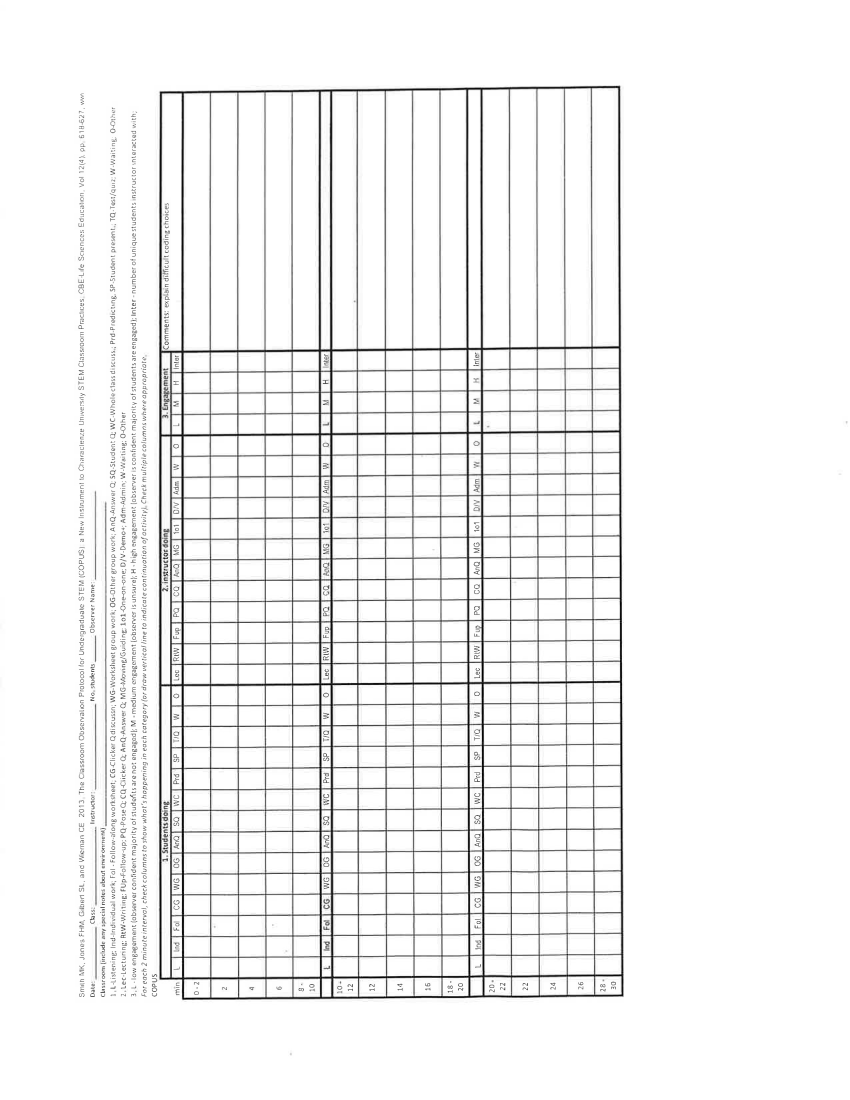
#> input picture scans/converted_png/blank_01_p1.png, 2550 x 3300 px, found by its file name (shown at 1/3 size)
$ python -i image_prep.py   (imports and definitions only)
#> lines starting #> are read from the running program, lines starting #| are printed output that depends on the picture; after the words box and inside, x2 and y2 are one past the last pixel; in counts of white or black regions, pixels touching at a corner belong together
### grid.py
"""Measure a scanned page's grid live: lines, interval rows, page role."""

import cv2
import numpy as np
from layout import COL_LINE_COUNT, ROLE_INTERVALS

# How long the "stick" is: ink shorter than this (text, specks) gets erased,
# longer straight lines stay. (Need tunning)
STICK_LENGTH = 100

# A row (or column) counts as a line if more than this fraction of it is white.
MIN_FILL = 0.3

# Rows/columns this close together belong to the same (thick) line.
MERGE_GAP = 3

def find_lines(binary, direction):
    """Return the positions of the grid lines in one direction.

    binary:    thresholded table(wrapped), ink = white (255)
    direction: "horizontal" -> returns y positions (one per horizontal line)
               "vertical"   -> returns x positions (one per vertical line)
    """

    #---------------erase everything that isn't a long straight line---------------------
    if direction == "horizontal":
        stick = cv2.getStructuringElement(cv2.MORPH_RECT, (STICK_LENGTH, 1)) #stick is the structural element (kernel), it defines the shape of the neighborhood pixel like a tempelate shape.
    else:
        stick = cv2.getStructuringElement(cv2.MORPH_RECT, (1, STICK_LENGTH))

    #Modify the threshold image so that the kernel fit on the line (basicly modifying the image so it only contain the grid line (numpy Array))
    only_lines = cv2.morphologyEx(binary, cv2.MORPH_OPEN, stick)

    #--------------count white pixels in every row (or column)----------------------
    if direction == "horizontal":
        sum_of_white_pixel = only_lines.sum(axis=1) / 255 # calculate the sum of each row
        full_length = binary.shape[1] # Since shape(height, width), and get the table acutal width
    else:
        sum_of_white_pixel = only_lines.sum(axis=0) / 255 # calculate the sum of each column
        full_length = binary.shape[0] # Since shape(height, width), and get the table acutal height

    line_pixels_location = np.where(sum_of_white_pixel > MIN_FILL * full_length)[0] # where return tuple (since only 1 argument pass in).

    # --------------merge neighbours (one thick line -> one position) ----------------

    group_line = [] #a list of list of line
    for p in line_pixels_location:
        # Check if the list is not empty and if the current line belong in a group by checking the difference
        #between the current line with the most recent added line in the most added group [-1][-1] means that.
        if group_line and  p - group_line[-1][-1] <= MERGE_GAP:
            group_line[-1].append(p)  # right next to the previous one: same line
        else:
            group_line.append([p])          # a gap: a new line starts

    # Merge all the group together by finding the average per each group and set it as the pixel location for new lines.
    merged_line = []
    for group in group_line:
        average = np.mean(group)
        rounded = round(average)
        position = int(rounded)
        merged_line.append(position)

    return merged_line


# A row is an interval row (has checkboxes) if its height is between these
# multiples of the median row height. Measured on the blanks: interval rows
# ~90-100 px, header rows ~33-50 px (< 0.7x), Summary box ~700 px (> 1.5x).
TALL_MIN = 0.7
TALL_MAX = 1.5

# [19 lines left out: function tall_rows, not called in this run]

def measure_table(binary):
    """Measure one page's grid: the 3 lists layout.py used to store.

    binary: the warped table after threshold (ink = 255)

    Returns (row_lines, col_lines, interval_rows):
        row_lines      y of every horizontal line, top to bottom
        col_lines      x of every vertical line, left to right
        interval_rows  row numbers of the rows with checkboxes (see tall_rows)
    """
    row_lines = find_lines(binary, "horizontal")
    col_lines = find_lines(binary, "vertical")

    if len(col_lines) != COL_LINE_COUNT:
        raise ValueError(f"found {len(col_lines)} column lines, expected {COL_LINE_COUNT}")

    interval_rows = tall_rows(row_lines)
    return row_lines, col_lines, interval_rows


# The last row is the Summary box (LAST page) if it's this many times taller
# than a normal interval row. Measured: ~7.5x on LAST pages, ~1x on others.
SUMMARY_MIN = 3

# Page 1 (FIRST) has text above the table (Date, Class, code descriptions...).
# Ink fraction above the table: ~0.064 on FIRST pages, ~0.001 on others.
HEADER_MIN_INK = 0.02

# Skip this many pixels right above the table, so the table's own thick top
# border isn't counted as "text above".
HEADER_GAP = 10

# [54 lines left out: functions has_summary, has_header, page_role, not called in this run]


# [20 lines that do not run on import are left out]

### image_prep.py
import cv2
import pymupdf
import numpy as np
from pathlib import Path
from grid import measure_table, page_role

# ---------- Folders and settings ----------

BASE_DIR = Path(__file__).parent              # folder this .py file lives in
SCANS_DIR = BASE_DIR / "scans"                # input scans (PDF / PNG / JPG)
CONVERTED_DIR = SCANS_DIR / "converted_png"   # PDF pages converted to PNG
OUT_DIR = BASE_DIR / "out"                    # debug images, CSVs, etc.

IMAGE_EXTS = {".png", ".jpg", ".jpeg"}        # image types we load directly


# ---------- Helpers ----------

def resolve_path(file_name):
    """Turn a file name into a full path.

    - Just a name ("blank_01.pdf")  -> looked up inside scans/
    - Already a full path           -> used as-is (handy for tests)
    """
    path = Path(file_name)
    if not path.is_absolute():
        path = SCANS_DIR / path
    return path


# ---------- load ----------

# [22 lines left out: function image_converter, not called in this run]


def read_image(path):
    img = cv2.imread(str(path))
    if img is None:
        raise FileNotFoundError(f"Could not load image: {path}")
    return img


def load_pages(file_names):
    """Load any mix of PDFs and images into ONE flat list of pages.

    file_names: a list like ["stack.pdf"] or ["p1.png", "p2.png"]
                (a single name also works)

    Returns a list of (source, image) tuples, in upload order, e.g.
    [("stack.pdf p1", img), ("stack.pdf p2", img), ("x.png", img)]
    """
    # Allow load_pages("blank_01.pdf") as a shortcut for a one-item list
    if isinstance(file_names, (str, Path)):
        file_names = [file_names]

    pages = []

    for file_name in file_names:
        name = Path(file_name).name
        suffix = Path(file_name).suffix.lower()

        if suffix == ".pdf":
            # One PDF can hold many pages -> add each one
            for page_num, png_path in enumerate(image_converter(file_name), start=1):
                pages.append((f"{name} p{page_num}", read_image(png_path)))

        elif suffix in IMAGE_EXTS:
            # An image file is always exactly one page
            pages.append((name, read_image(resolve_path(file_name))))

        else:
            raise ValueError(f"Unsupported file type: {suffix} ({name})")

    return pages


# ---------- grayscale ----------

def to_gray(img):
    """BGR color image (h, w, 3) -> grayscale (h, w)."""
    return cv2.cvtColor(img, cv2.COLOR_BGR2GRAY)


# ---------- rotate upright ----------

def rotate_upright(gray):
    """Rotate a grayscale page so the form reads normally.
    Tall image -> turn 90 degrees.
    More ink in the bottom strip than the top -> upside down -> turn 180.
    """
    h, w = gray.shape

    if h > w:
        gray = cv2.rotate(gray, cv2.ROTATE_90_CLOCKWISE)
        h, w = gray.shape                      # height and width swapped

    strip = h // 7                             # ~14% of the height
    top = gray[:strip, :]                      # first `strip` rows, all columns
    bottom = gray[-strip:, :]                  # last `strip` rows, all columns

    # Lower mean = darker = more ink (0 = black, 255 = white)
    if bottom.mean() < top.mean():
        gray = cv2.rotate(gray, cv2.ROTATE_180)

    return gray


# -------- threshold ----------

def threshold(gray):
    """Grayscale -> pure black/white. INK = WHITE (255), paper = black (0).

    Otsu picks the cutoff automatically from the image, so scans that are
    lighter or darker still split cleanly. INV flips it so ink is white,
    because findContours looks for white shapes.
    """
    _, binary = cv2.threshold(gray, 0, 255, cv2.THRESH_BINARY_INV + cv2.THRESH_OTSU)
    return binary


# ---------- Step 5: find the table ----------
MIN_TABLE_FRACTION = 0.2


def find_table_corners(binary):
    """Find the table's 4 corners on a thresholded page (ink = white).

    1. Find the outline of every white shape.
    2. The biggest one is the table's thick outer border.
    3. Wrap the smallest (possibly tilted) box around it. This treats the
       table as a full rectangle - it fills in the missing corner next to
       "min" - so we get 4 clean corners.

    Returns a (4, 2) float32 array of (x, y) corners, in NO particular order.
    """
    # RETR_EXTERNAL = outermost shapes only (the table, not every cell inside)
    contours, _ = cv2.findContours(binary, cv2.RETR_EXTERNAL,
                                   cv2.CHAIN_APPROX_SIMPLE)
    if not contours:
        raise ValueError("No shapes found on the page - is it blank?")

    table = max(contours, key=cv2.contourArea)    # find the bigest shape

    page_area = binary.shape[0] * binary.shape[1]
    if cv2.contourArea(table) < MIN_TABLE_FRACTION * page_area:
        raise ValueError("Biggest shape is too small to be the table - table not found")

    box = cv2.minAreaRect(table)     # create the box over the table
    corners = cv2.boxPoints(box)     # the box's 4 corner points
    return corners


"""Debug picture: the found box in red, its corners in green."""
# [7 lines left out: function draw_corners, not called in this run]


def order_corners(corners):
    """Put 4 corner points in a fixed order:
    top-left, top-right, bottom-right, bottom-left (clockwise).

    (x grows right, y grows down):
      x + y  -> smallest = top-left,  biggest = bottom-right
      y - x  -> smallest = top-right, biggest = bottom-left
    """
    corners = np.asarray(corners, dtype=np.float32).reshape(4, 2)

    s = corners.sum(axis=1)                 # x + y for each point
    d = np.diff(corners, axis=1).ravel()    # y - x for each point

    return np.array([
        corners[np.argmin(s)],   # top-left
        corners[np.argmin(d)],   # top-right
        corners[np.argmax(s)],   # bottom-right
        corners[np.argmax(d)],   # bottom-left
    ], dtype=np.float32)


# ---------- straighten the table ----------

def table_size(corners):
    """Measure the table's (width, height) in pixels from its 4 ORDERED corners.

    Averages the two opposite edges, so a slight tilt doesn't matter.
    """
    tl, tr, br, bl = corners
    width = (np.linalg.norm(tr - tl) + np.linalg.norm(br - bl)) / 2
    height = (np.linalg.norm(bl - tl) + np.linalg.norm(br - tr)) / 2
    return int(round(width)), int(round(height))


def warp_table(gray, corners):
    """Cut the table out of the page and straighten it.

    gray:    the upright GRAYSCALE page (not the threshold image -
             gray keeps faint marks; thresholds the table itself)
    corners: 4 ORDERED corners (TL, TR, BR, BL) from order_corners

    Returns a new image containing only the table, at its measured size (NumPy Array).
    """
    w, h = table_size(corners)

    # Where each corner should land in the new image - SAME order as corners
    dst = np.array([
        [0, 0],            # top-left
        [w - 1, 0],        # top-right
        [w - 1, h - 1],    # bottom-right
        [0, h - 1],        # bottom-left
    ], dtype=np.float32)

    matrix = cv2.getPerspectiveTransform(corners, dst)   # the "how to move pixels" recipe
    return cv2.warpPerspective(gray, matrix, (w, h))     # size is (width, height)!


# ---------- normalized the table ----------

# [13 lines left out: functions normalize_table, debug_name, not called in this run]


def prepare_pages(file_names, debug_dir=None):
    """Load every page, straighten its table, and measure its grid.

    file_names: list of PDFs / images (or a single name), in upload order
    debug_dir:  None (default) -> keep everything in memory, save nothing
                a folder       -> also save each page's result there to look at

    Returns a list with one dict per page, in upload order:
        "source"         "stack.pdf p1"  - where the page came from
        "role"           "FIRST" / "MIDDLE" / "LAST"
        "table"          the straight (warped) table, grayscale
        "row_lines"      y of every horizontal line in the table
        "col_lines"      x of every vertical line in the table
        "interval_rows"  row numbers of the rows with checkboxes

    Raises ValueError naming the page if its grid can't be measured.
    """
    if debug_dir is not None:
        debug_dir.mkdir(parents=True, exist_ok=True)

    prepared = []

    for source, img in load_pages(file_names):
#> in read_image, img is the input picture: shape (3300, 2550, 3); min 0, max 255, mean 242.9
        gray = to_gray(img)
        upright = rotate_upright(gray)
#> in rotate_upright, `top = gray[:strip, :]`:
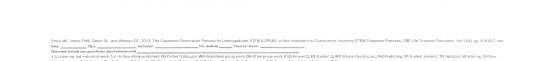
#> top: shape (364, 3300) (shown at 1/6 size); min 38, max 255, mean 250.6
        binary = threshold(upright)
#> in threshold, `_, binary = cv2.threshold(gray, 0, 255, cv2.THRESH_BINARY_INV + cv2.TH..`:
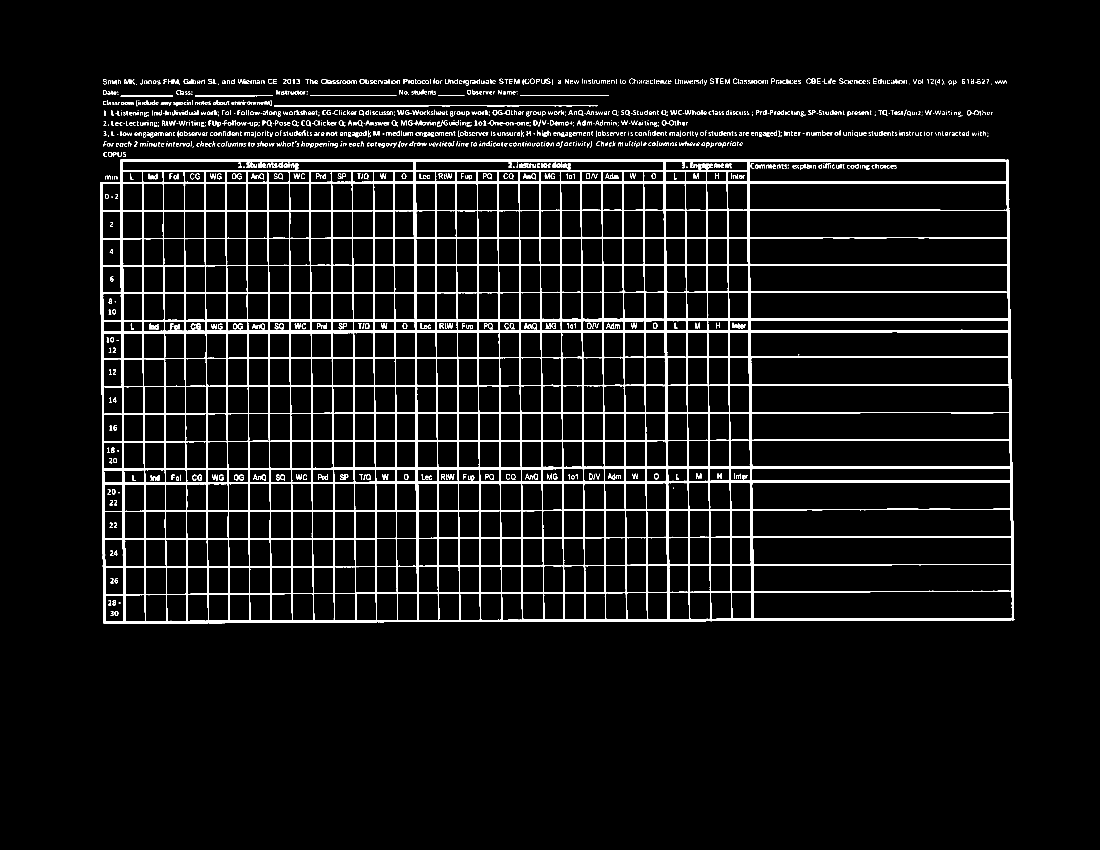
#> binary: shape (2550, 3300) (shown at 1/3 size); 5.7% white; 1549 white regions (331 under 20 px)

        corners = find_table_corners(binary)
#> in find_table_corners, `contours, _ = cv2.findContours(binary, cv2.RETR_EXTERNAL, cv2.CHAIN_AP..`: contours = 1220 contours, 769 with area under 20; largest, box (x1, y1, x2, y2) and area: (300, 477, 3043, 1870) 3777152, (822, 316, 1793, 320) 2138, (586, 286, 818, 290) 588, (362, 286, 518, 290) 462, (1561, 285, 1826, 288) 338
#> in find_table_corners, `table = max(contours, key=cv2.contourArea)`: table = contour of 231 points, box (x1, y1, x2, y2) (300, 477, 3043, 1870), area 3777152
#> in find_table_corners, `box = cv2.minAreaRect(table)`: box = ((1670.8, 1169.1), (2737.2, 1392.2), -0.218)
#> in find_table_corners, `corners = cv2.boxPoints(box)     # the box's 4 corner points`: corners = [[304.8, 1870.4], [299.5, 478.2], [3036.7, 467.8], [3042, 1860]]
        corners = order_corners(corners)
#> in order_corners, `s = corners.sum(axis=1)`: s = [2175.2, 777.7, 3504.5, 4902]
#> in order_corners, `d = np.diff(corners, axis=1).ravel()`: d = [1565.6, 178.7, -2568.9, -1182]
#> corners = [[299.5, 478.2], [3036.7, 467.8], [3042, 1860], [304.8, 1870.4]]
        table = warp_table(upright, corners)
#> in table_size, `tl, tr, br, bl = corners`: tl = [299.5, 478.2]; tr = [3036.7, 467.8]; br = [3042, 1860]; bl = [304.8, 1870.4]
#> in table_size, `width = (np.linalg.norm(tr - tl) + np.linalg.norm(br - bl)) / 2`: width = 2737.2
#> in table_size, `height = (np.linalg.norm(bl - tl) + np.linalg.norm(br - tr)) / 2`: height = 1392.2
#> in warp_table, `w, h = table_size(corners)`: w = 2737; h = 1392
#> in warp_table, `dst = np.array([ [0, 0],`: dst = [[0, 0], [2736, 0], [2736, 1391], [0, 1391]]
#> in warp_table, `matrix = cv2.getPerspectiveTransform(corners, dst)   # the "how to mov..`: matrix = [[1, -0.0038, -297.6], [0.0038, 0.999, -479], [8.01e-12, -6.09e-14, 1]]
#> in warp_table, `return cv2.warpPerspective(gray, matrix, (w, h))`:
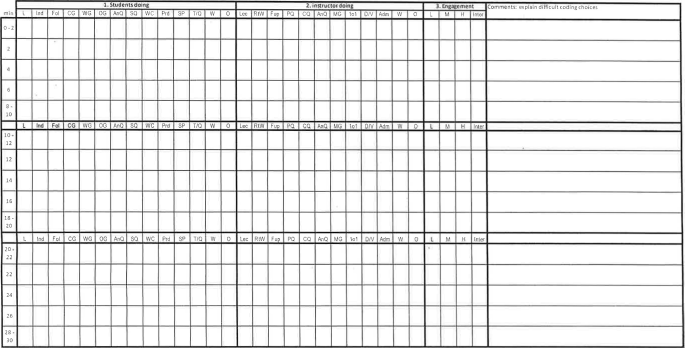
#> returned value: shape (1392, 2737) (shown at 1/4 size); min 0, max 255, mean 230.7

        try:
            row_lines, col_lines, interval_rows = measure_table(threshold(table))
#> in threshold (call 2), `_, binary = cv2.threshold(gray, 0, 255, cv2.THRESH_BINARY_INV + cv2.TH..`:
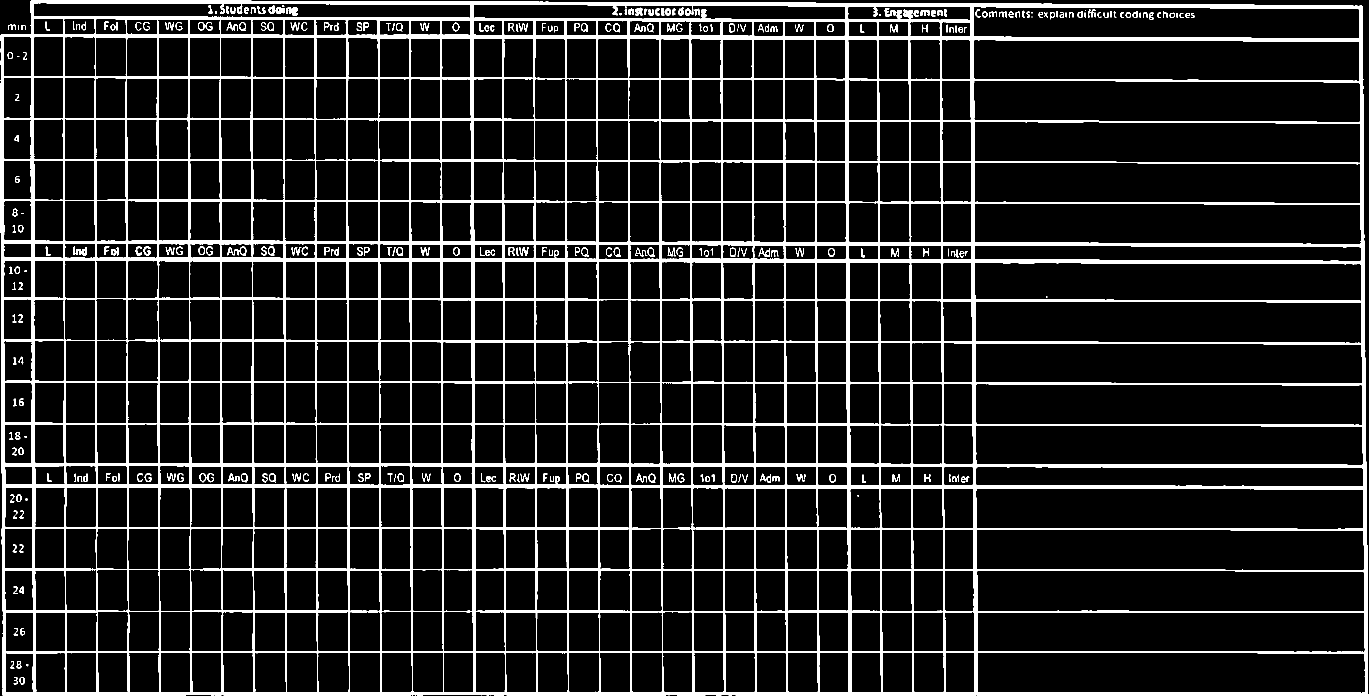
#> binary: shape (1392, 2737) (shown at 1/2 size); 11.7% white; 333 white regions (23 under 20 px), largest, box (x1, y1, x2, y2) and area: (0, 0, 2737, 1392) 422301, (1806, 19, 1826, 37) 246, (1769, 16, 1792, 33) 207
#> (the rest of the program and of its run is left out)
